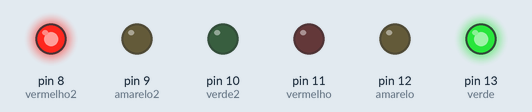
Recording of a sketch running on a simulated Arduino Uno, built with avr-gcc and run on an emulated ATmega328P. Shown: output pins drawn as LEDs (lit = HIGH).

Above: at 8.5 s.
At 18.5 s:
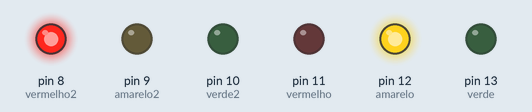
At 28.5 s:
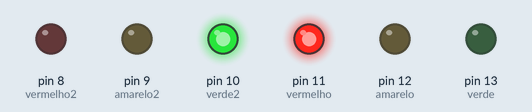
At 38.5 s:
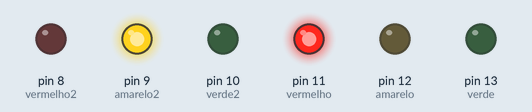
Timing chart, 0 to 52.0 s (numbered marks = the images above):
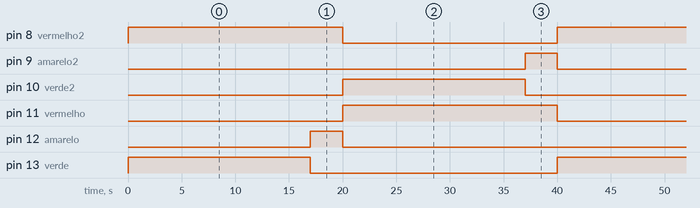

The sketch:

semaforoTradicional.ino
```cpp
int verde = 13;
int amarelo = 12;
int vermelho = 11;
int verde2 = 10;
int amarelo2 = 9;
int vermelho2 = 8;

int tverde = 17;
int tamarelo = 3;
int tvermelho = 20;
int tverde2 = 17;
int tamarelo2 = 3;
int tvermelho2 = 20;

void setup () {
  pinMode (verde, OUTPUT);
  pinMode (amarelo, OUTPUT);
  pinMode (vermelho, OUTPUT);
   pinMode (verde2, OUTPUT);
  pinMode (amarelo2, OUTPUT);
  pinMode (vermelho2, OUTPUT);
}

void loop () {
  digitalWrite (verde, HIGH);
  digitalWrite (amarelo, LOW);
  digitalWrite (vermelho, LOW);
  digitalWrite (verde2, LOW);
  digitalWrite (amarelo2, LOW);
  digitalWrite (vermelho2, HIGH);
  delay (tverde*1000);

  digitalWrite (verde, LOW);
  digitalWrite (amarelo, HIGH);
  digitalWrite (vermelho, LOW);
  digitalWrite (verde2, LOW);
  digitalWrite (amarelo2, LOW);
  digitalWrite (vermelho2, HIGH);
  delay (tamarelo*1000);

  digitalWrite (verde, LOW);
  digitalWrite (amarelo, LOW);
  digitalWrite (vermelho, HIGH);
  digitalWrite (verde2, HIGH);
  digitalWrite (amarelo2, LOW);
  digitalWrite (vermelho2, LOW);
  delay (tverde2*1000);

  digitalWrite (verde, LOW);
  digitalWrite (amarelo, LOW);
  digitalWrite (vermelho, HIGH);
  digitalWrite (verde2, LOW);
  digitalWrite (amarelo2, HIGH);
  digitalWrite (vermelho2, LOW);
  delay (tamarelo2*1000);

}
```

Measured:
- by itself, pin 8 (vermelho2), pin 11 (vermelho): alternates HIGH for 20.0 s and LOW for 20.0 s
- by itself, pin 9 (amarelo2), pin 12 (amarelo): alternates HIGH for 3.0 s and LOW for 37.0 s
- by itself, pin 10 (verde2), pin 13 (verde): alternates HIGH for 17.0 s and LOW for 23.0 s
